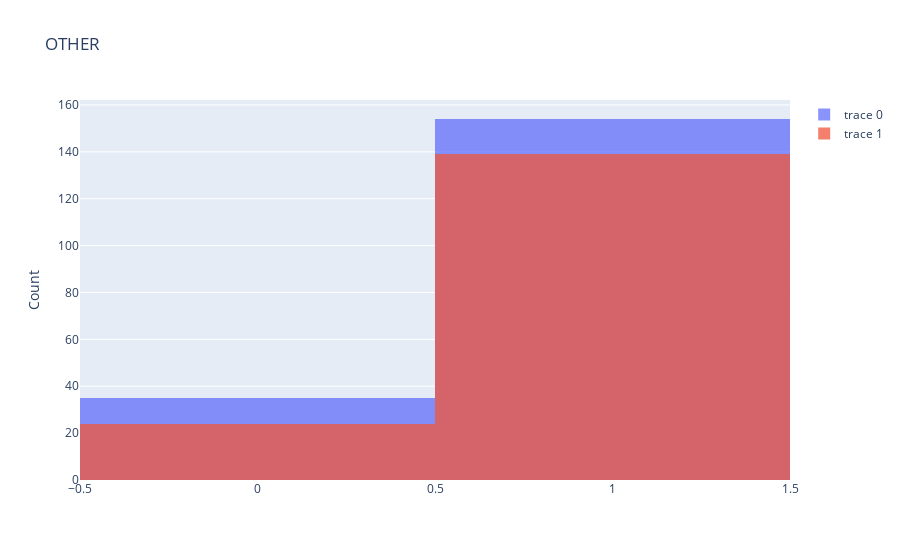

Notebook code cell kept with this figure:
### Code cell
plotBarCat(dados_limpos,df_name[12],'ICU')

### Figure 1 — Plotly figure (JSON) as saved in the notebook; plotly's stock layout.template omitted (floating-point values rounded to 4 significant figures; data arrays with more than 128 entries replaced by an {"elided": "..."} marker saying what was removed)
{"data": [{"opacity": 0.75, "x": {"elided": "189 int values"}, "type": "histogram"}, {"opacity": 0.75, "x": {"elided": "163 int values"}, "type": "histogram"}], "layout": {"barmode": "overlay", "yaxis": {"title": {"text": "Count"}}, "title": {"text": "OTHER"}}}
